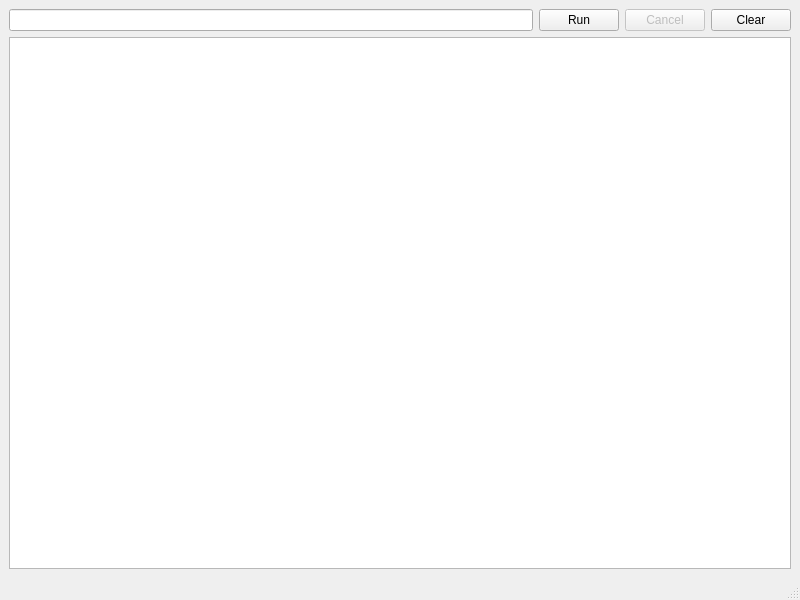
<?xml version="1.0" encoding="UTF-8"?>
<ui version="4.0">
 <class>MainWindow</class>
 <widget class="QMainWindow" name="MainWindow">
  <property name="geometry">
   <rect>
    <x>0</x>
    <y>0</y>
    <width>800</width>
    <height>600</height>
   </rect>
  </property>
  <property name="windowTitle">
   <string>MainWindow</string>
  </property>
  <widget class="QWidget" name="centralwidget">
   <layout class="QVBoxLayout" name="verticalLayout_2">
    <item>
     <layout class="QVBoxLayout" name="verticalLayout">
      <item>
       <layout class="QHBoxLayout" name="horizontalLayout">
        <item>
         <widget class="QLineEdit" name="lineEdit"/>
        </item>
        <item>
         <widget class="QPushButton" name="runButton">
          <property name="text">
           <string>Run</string>
          </property>
         </widget>
        </item>
        <item>
         <widget class="QPushButton" name="cancelButton">
          <property name="enabled">
           <bool>false</bool>
          </property>
          <property name="text">
           <string>Cancel</string>
          </property>
         </widget>
        </item>
        <item>
         <widget class="QPushButton" name="clearButton">
          <property name="text">
           <string>Clear</string>
          </property>
         </widget>
        </item>
       </layout>
      </item>
      <item>
       <widget class="QPlainTextEdit" name="plainTextEdit"/>
      </item>
     </layout>
    </item>
   </layout>
  </widget>
  <widget class="QMenuBar" name="menubar">
   <property name="geometry">
    <rect>
     <x>0</x>
     <y>0</y>
     <width>800</width>
     <height>20</height>
    </rect>
   </property>
  </widget>
  <widget class="QStatusBar" name="statusbar"/>
 </widget>
 <resources/>
 <connections/>
</ui>
